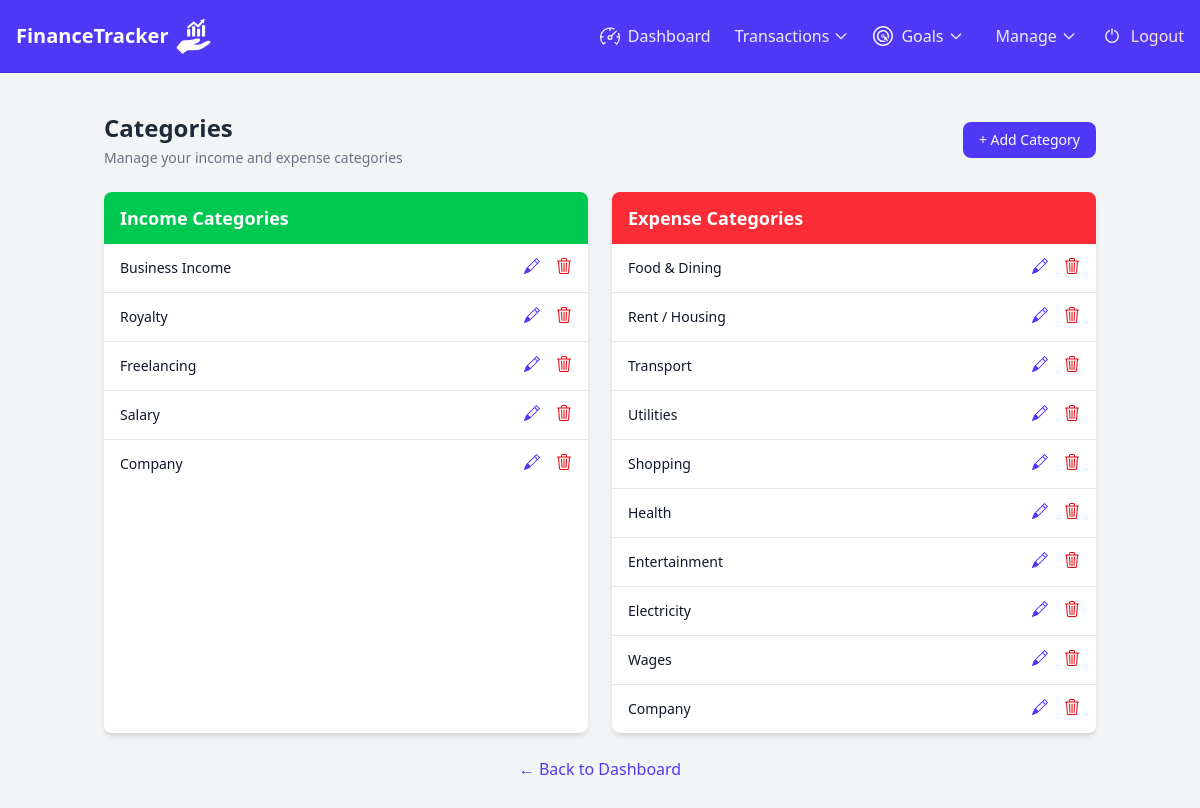
/categories/ (signed in), run on an earlier commit of the app's database.
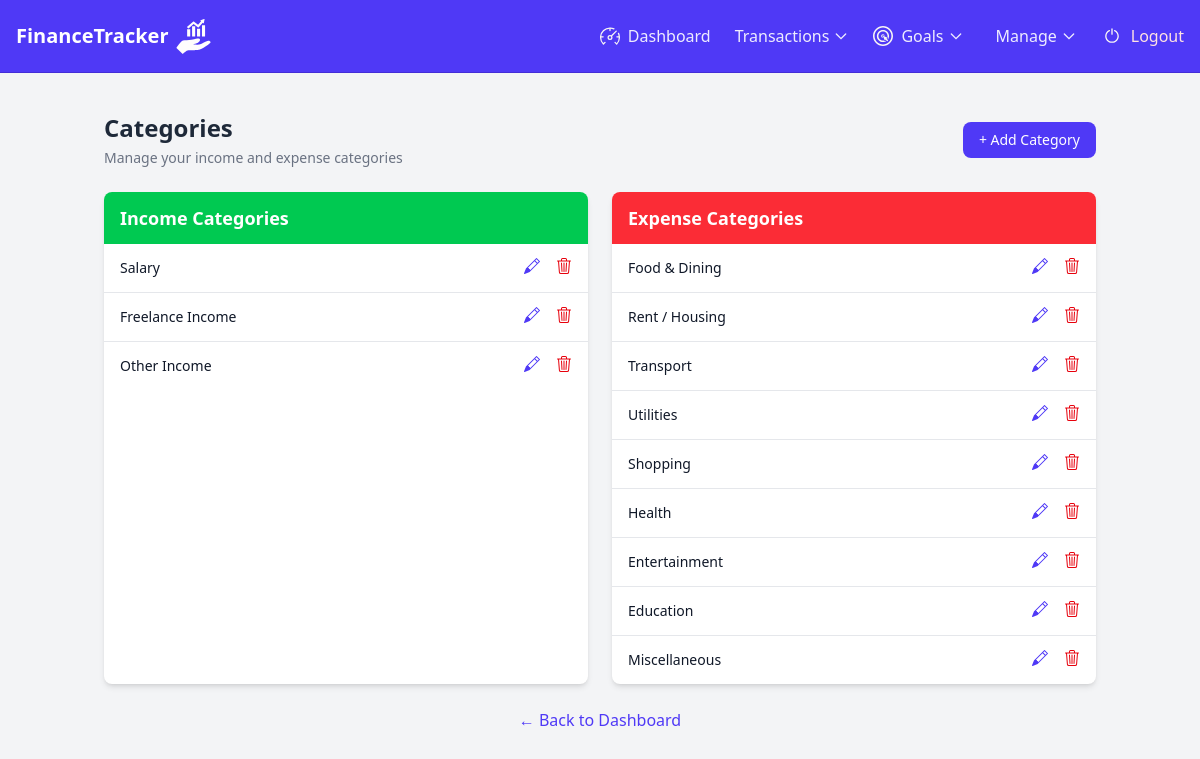
And on a later commit of the database.
### finance/models.py (models this page shows, shortened)
class Category(models.Model):
    CATEGORY_TYPES = (
        ('Income', 'Income'),
        ('Expense', 'Expense'),
    )
    user = models.ForeignKey(User, on_delete=models.CASCADE)
    name = models.CharField(max_length=100)
    category_type = models.CharField(max_length=10, choices=CATEGORY_TYPES)
    is_default = models.BooleanField(default=False)
    class Meta:
        unique_together = ('user', 'name', 'category_type')

### finance/views.py (the view)
# urls.py: path("categories/", CategoryListView.as_view(), name="category_list"),
class CategoryListView(LoginRequiredMixin, View):
    def get(self, request, *args, **kwargs):
        categories = Category.objects.filter(user=request.user)
        return render(request, "finance/category_list.html", {
            "categories": categories
        })

### finance/templates/finance/category_list.html (shortened to what the changed rows need)
{% extends 'finance/base.html' %}
{% block content %}
<div class="container mx-auto px-4 py-8">
    <div class="flex justify-between items-center mb-6">
        <div>
            <h1 class="text-2xl font-bold text-gray-800">Categories</h1>
        </div>
    </div>
    <div class="grid grid-cols-1 md:grid-cols-2 gap-6">
        <div class="bg-white rounded-lg shadow-md overflow-hidden">
            <div class="bg-green-500 px-4 py-3">
                <h2 class="text-lg font-semibold text-white">Income Categories</h2>
            </div>
            <div class="divide-y divide-gray-200">
                {% for cat in categories %}
                {% if cat.category_type == "Income" %}
                <div class="flex justify-between items-center px-4 py-3 hover:bg-gray-50">
                    <span class="text-sm font-medium text-gray-900">
                        {{ cat.name }}
                    </span>
                    <div class="flex justify-center gap-4">
                        <div class="relative group inline-block">
                            <button onclick="editCategory({{ cat.id }})"
                                    class="text-indigo-600 hover:text-indigo-900 cursor-pointer">
                            </button>
                        </div>
                        <div class="relative group inline-block">
                            <form method="POST" action="{% url 'category_delete' cat.id %}">
                                <button type="submit"
                                        onclick="return confirm('Are you sure you want to delete this category?')"
                                        class="text-red-600 hover:text-red-900 cursor-pointer">
                                </button>
                            </form>
                        </div>
                    </div>
                </div>
                {% endif %}
                {% empty %}
                <div class="px-4 py-8 text-center text-gray-500">
                    No income categories yet
                </div>
                {% endfor %}
            </div>
        </div>
        <div class="bg-white rounded-lg shadow-md overflow-hidden">
            <div class="bg-red-500 px-4 py-3">
                <h2 class="text-lg font-semibold text-white">Expense Categories</h2>
            </div>
            <div class="divide-y divide-gray-200">
                {% for cat in categories %}
                {% if cat.category_type == "Expense" %}
                <div class="flex justify-between items-center px-4 py-3 hover:bg-gray-50">
                    <span class="text-sm font-medium text-gray-900">
                        {{ cat.name }}
                    </span>
                    <div class="flex justify-center gap-4">
                        <div class="relative group inline-block">
                            <button onclick="editCategory({{ cat.id }})"
                                    class="text-indigo-600 hover:text-indigo-900 cursor-pointer">
                            </button>
                        </div>
                        <div class="relative group inline-block">
                            <form method="POST" action="{% url 'category_delete' cat.id %}">
                                <button type="submit"
                                        onclick="return confirm('Are you sure you want to delete this category?')"
                                        class="text-red-600 hover:text-red-900 cursor-pointer">
                                </button>
                            </form>
                        </div>
                    </div>
                </div>
                {% endif %}
                {% empty %}
                <div class="px-4 py-8 text-center text-gray-500">
                    No expense categories yet
                </div>
                {% endfor %}
            </div>
        </div>
    </div>
</div>
{% endblock %}

What changed in the data, as far as the page shows it:
removed Category: name "Business Income", shown under "Income Categories"
removed Category: name "Royalty", shown under "Income Categories"
removed Category: name "Freelancing", shown under "Income Categories"
removed Category: name "Company", shown under "Income Categories"
removed Category: name "Electricity", shown under "Expense Categories"
removed Category: name "Wages", shown under "Expense Categories"
removed Category: name "Company", shown under "Expense Categories"
added Category: name "Freelance Income", shown under "Income Categories"
added Category: name "Other Income", shown under "Income Categories"
added Category: name "Education", shown under "Expense Categories"
added Category: name "Miscellaneous", shown under "Expense Categories"
